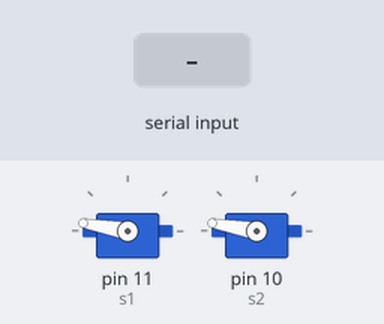
Recording of a sketch running on a simulated Arduino Uno, built with avr-gcc and run on an emulated ATmega328P. Parts: 2 × servo. Inputs (shaded band) come from the test bench. What the sketch prints to the serial monitor is not drawn.

Above: at 1.2 s.
1.3 s: "r" received over Serial
At 2.8 s:
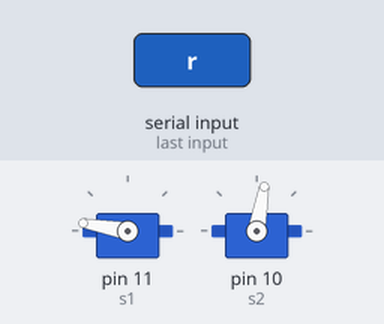
3.1 s: "c" received over Serial
At 4.2 s:
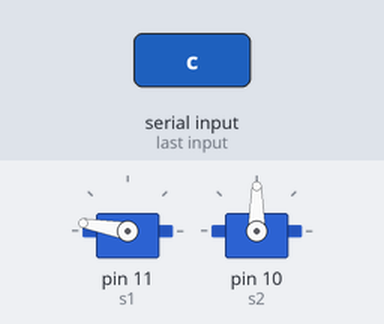
4.8 s: "l" received over Serial
At 5.6 s:
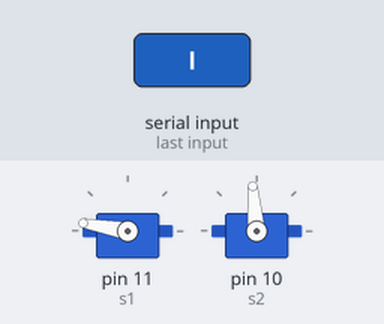
Timing chart, 0 to 7.8 s (numbered marks = the images above; inputs shaded):
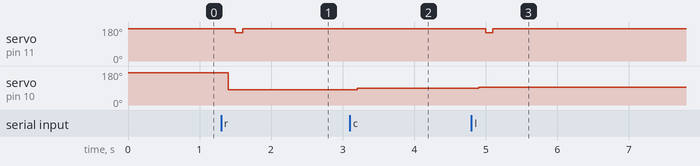

The sketch:

tinderSwiper.ino
```cpp
#include<Servo.h>
Servo s1,s2;

void setup() {
  // put your setup code here, to run once:
  Serial.begin(9600);
  s1.attach(11);
  s2.attach(10);
  s1.write(170);
  s2.write(170);
}

int T = 500;
int m_t=0,m_r=170;
void loop() {
  while(Serial.available()) {
    char command = Serial.read();
    if (command == 'r') {
      swipeRight();
    } else if (command == 'c') {
      center();
    } else if (command == 'l') {
      swipeLeft();
    }
    Serial.write("Read");
    writeString(String(command));
  }


}

void writeString(String stringData) { // Used to serially push out a String with Serial.write()

  for (int i = 0; i < stringData.length(); i++)
  {
    Serial.write(stringData[i]);   // Push each char 1 by 1 on each loop pass
  }

}// end writeString

void center() {
  s1.write(170);
  delay(100);
  s2.write(90);
  delay(100);
}

void swipeRight() {
  s1.write(170);
  delay(100);
  s2.write(90-10);
  delay(100);
  s1.write(150);
  delay(100);
  s1.write(170);
}

void swipeLeft() {
  s1.write(170);
  delay(100);
  s2.write(90+5);
  delay(100);
  s1.write(150);
  delay(100);
  s1.write(170);
}
```

Measured:
- after the input at 1.3 s, servo on pin 11 (s1): 170° → 150° after 0.20 s, → 170° 0.10 s later; servo on pin 10 (s2): 170° → 80° after 0.10 s
- after the input at 3.1 s, servo on pin 10 (s2): 80° → 90° after 0.10 s
- after the input at 4.8 s, servo on pin 11 (s1): 170° → 150° after 0.20 s, → 170° 0.10 s later; servo on pin 10 (s2): 90° → 95° after 0.10 s
